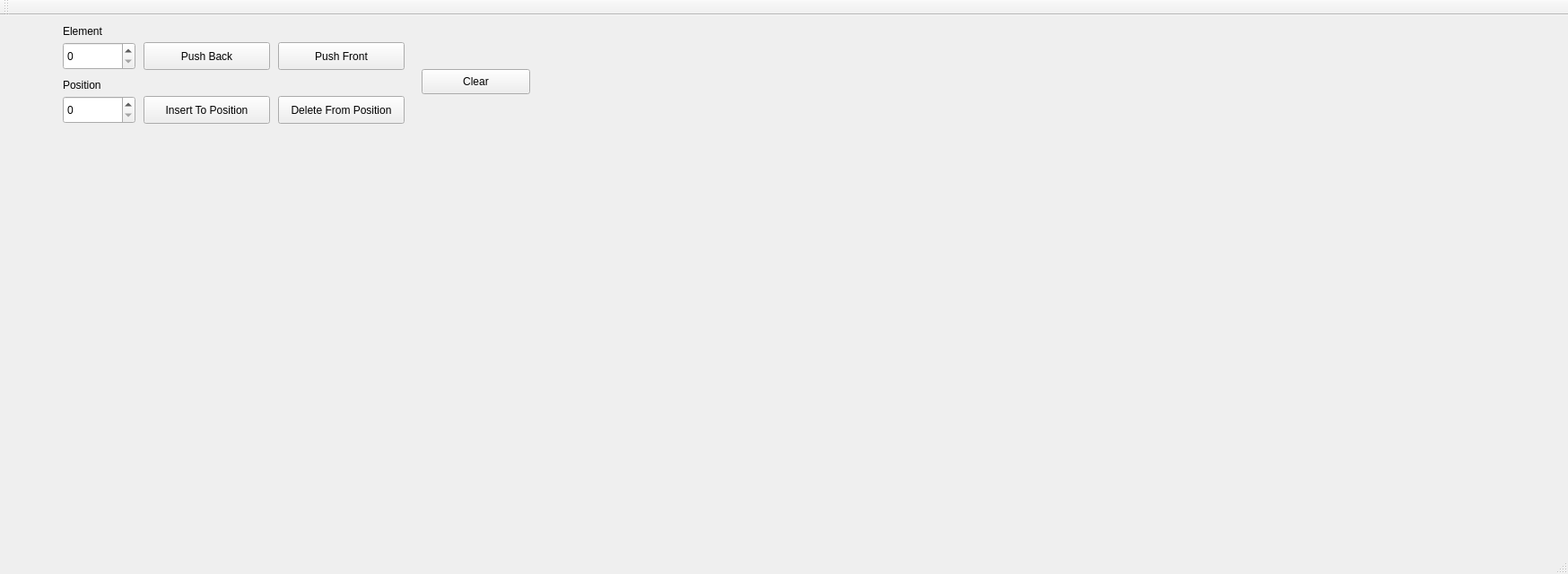
<?xml version="1.0" encoding="UTF-8"?>
<ui version="4.0">
 <class>MainWindow</class>
 <widget class="QMainWindow" name="MainWindow">
  <property name="geometry">
   <rect>
    <x>0</x>
    <y>0</y>
    <width>1748</width>
    <height>640</height>
   </rect>
  </property>
  <property name="windowTitle">
   <string>MainWindow</string>
  </property>
  <widget class="QWidget" name="centralWidget">
   <widget class="QSpinBox" name="elementSpinBox">
    <property name="geometry">
     <rect>
      <x>70</x>
      <y>30</y>
      <width>81</width>
      <height>31</height>
     </rect>
    </property>
   </widget>
   <widget class="QPushButton" name="pushBackButton">
    <property name="geometry">
     <rect>
      <x>160</x>
      <y>30</y>
      <width>141</width>
      <height>31</height>
     </rect>
    </property>
    <property name="text">
     <string>Push Back</string>
    </property>
   </widget>
   <widget class="QLabel" name="label">
    <property name="geometry">
     <rect>
      <x>70</x>
      <y>10</y>
      <width>55</width>
      <height>16</height>
     </rect>
    </property>
    <property name="text">
     <string>Element</string>
    </property>
   </widget>
   <widget class="QLabel" name="label_2">
    <property name="geometry">
     <rect>
      <x>70</x>
      <y>70</y>
      <width>55</width>
      <height>16</height>
     </rect>
    </property>
    <property name="text">
     <string>Position</string>
    </property>
   </widget>
   <widget class="QSpinBox" name="positionSpinBox">
    <property name="geometry">
     <rect>
      <x>70</x>
      <y>90</y>
      <width>81</width>
      <height>31</height>
     </rect>
    </property>
   </widget>
   <widget class="QPushButton" name="pushFrontButton">
    <property name="geometry">
     <rect>
      <x>310</x>
      <y>30</y>
      <width>141</width>
      <height>31</height>
     </rect>
    </property>
    <property name="text">
     <string>Push Front</string>
    </property>
   </widget>
   <widget class="QPushButton" name="insertPushButton">
    <property name="geometry">
     <rect>
      <x>160</x>
      <y>90</y>
      <width>141</width>
      <height>31</height>
     </rect>
    </property>
    <property name="text">
     <string>Insert To Position</string>
    </property>
   </widget>
   <widget class="QPushButton" name="deletePushButton">
    <property name="geometry">
     <rect>
      <x>310</x>
      <y>90</y>
      <width>141</width>
      <height>31</height>
     </rect>
    </property>
    <property name="text">
     <string>Delete From Position</string>
    </property>
   </widget>
   <widget class="QPushButton" name="clearPushButton">
    <property name="geometry">
     <rect>
      <x>470</x>
      <y>60</y>
      <width>121</width>
      <height>28</height>
     </rect>
    </property>
    <property name="text">
     <string>Clear</string>
    </property>
   </widget>
  </widget>
  <widget class="QMenuBar" name="menuBar">
   <property name="geometry">
    <rect>
     <x>0</x>
     <y>0</y>
     <width>1748</width>
     <height>26</height>
    </rect>
   </property>
  </widget>
  <widget class="QToolBar" name="mainToolBar">
   <attribute name="toolBarArea">
    <enum>TopToolBarArea</enum>
   </attribute>
   <attribute name="toolBarBreak">
    <bool>false</bool>
   </attribute>
  </widget>
  <widget class="QStatusBar" name="statusBar"/>
 </widget>
 <layoutdefault spacing="6" margin="11"/>
 <resources/>
 <connections/>
</ui>
